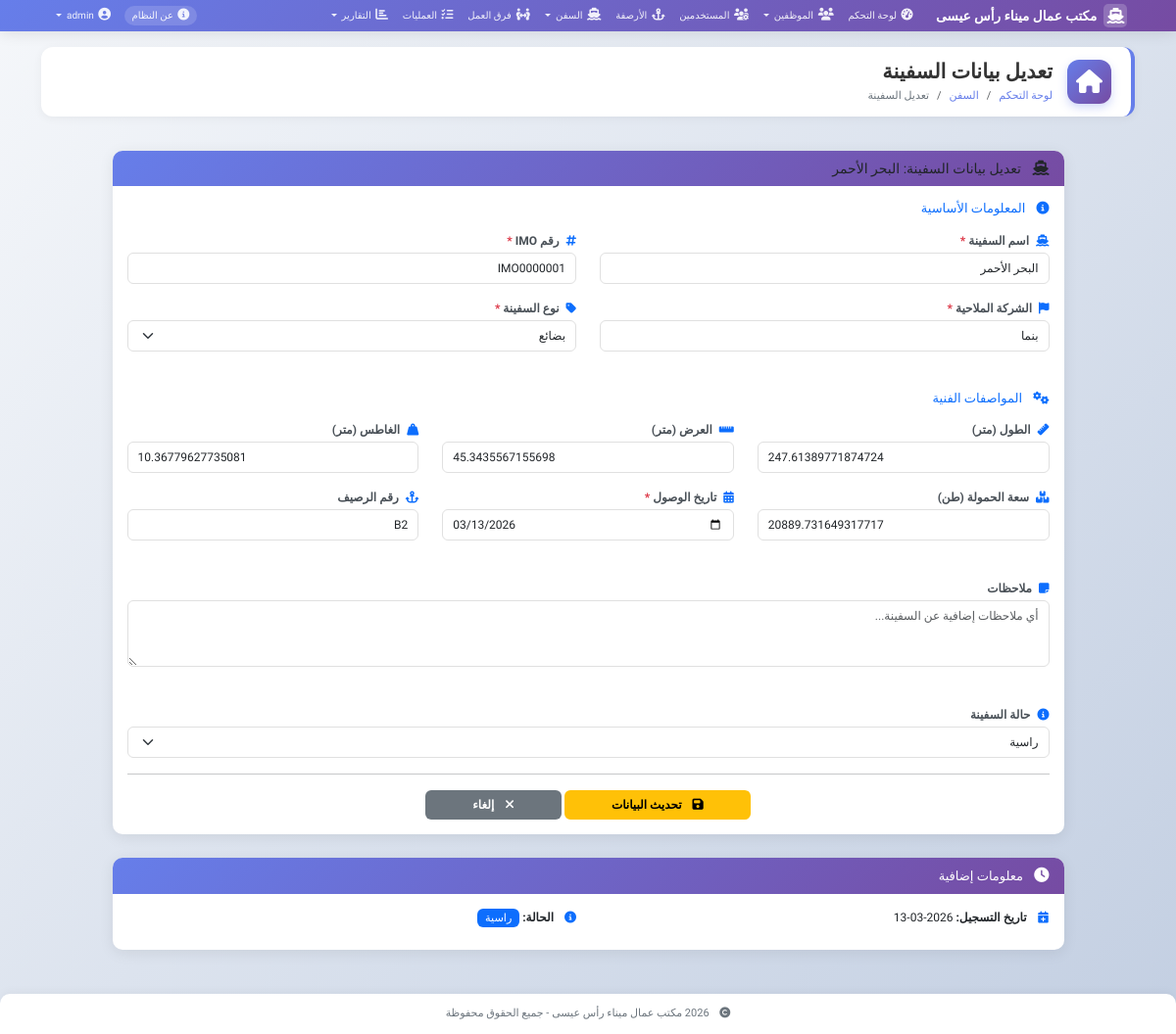
Page /ships/edit/1 (signed in) on the earlier database version.
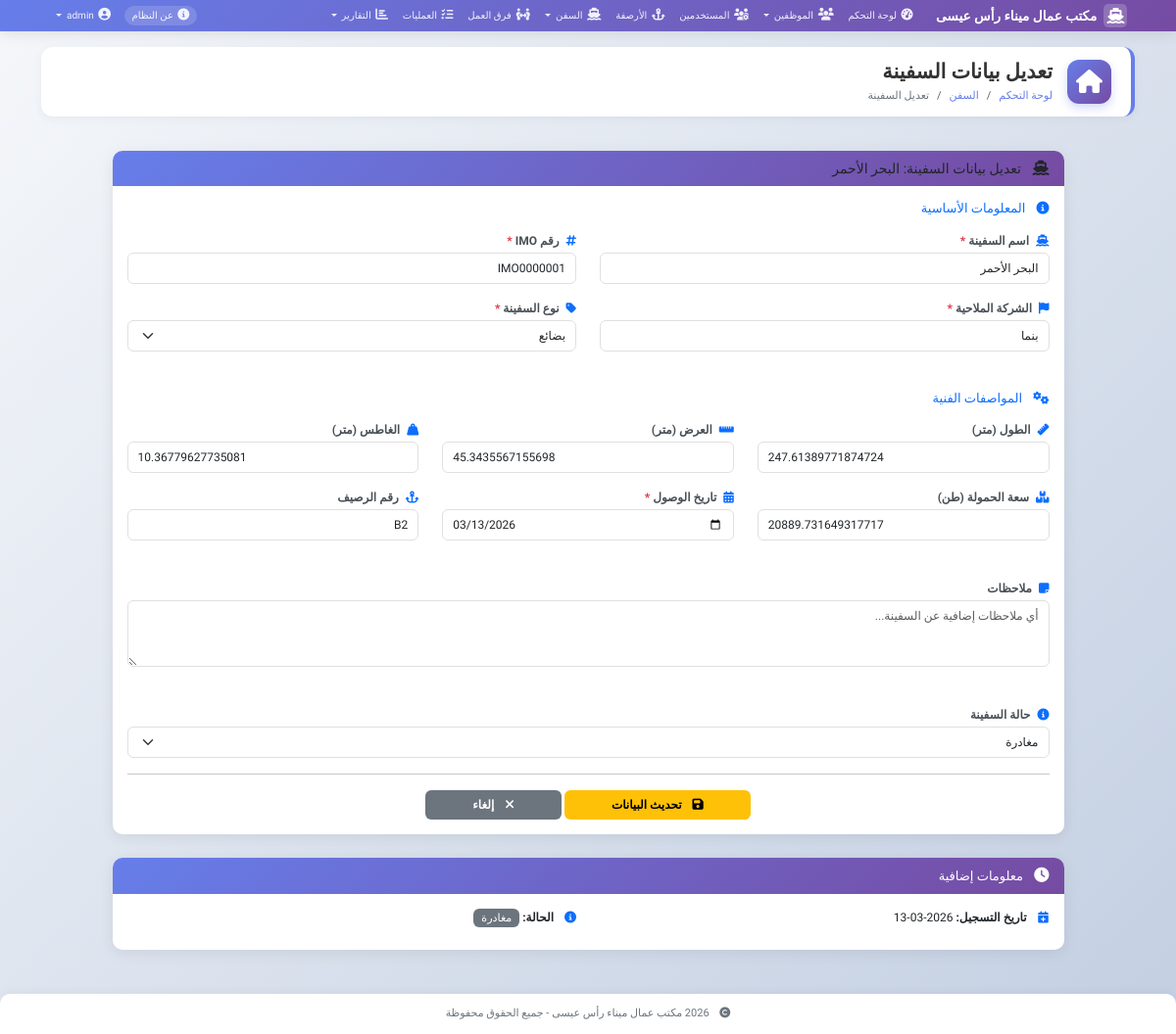
Same page on the later database version.
### models.py (models this page shows, shortened)
class Ship(db.Model):
    __tablename__ = 'ships'
    id = db.Column(db.Integer, primary_key=True)
    name = db.Column(db.String(100), nullable=False)
    imo_number = db.Column(db.String(20), unique=True, nullable=False)
    flag = db.Column(db.String(50), nullable=False)
    ship_type = db.Column(db.String(50), nullable=False)
    length = db.Column(db.Float)
    width = db.Column(db.Float)
    draft = db.Column(db.Float)
    cargo_capacity = db.Column(db.Float)
    arrival_date = db.Column(db.DateTime, nullable=False)
    departure_date = db.Column(db.DateTime)
    berth_number = db.Column(db.String(10))
    status = db.Column(db.String(20), default='arrived')
    notes = db.Column(db.Text)

### app.py (the view, shortened to what this page needs)
@app.route('/ships/edit/<int:id>', methods=['GET', 'POST'])
@login_required
@admin_required  # فقط المشرف يمكنه التعديل
def edit_ship(id):
    ship = Ship.query.get_or_404(id)
    form = ShipForm(obj=ship)
    return render_template('ships/edit.html', form=form, ship=ship)

### forms.py
class ShipForm(FlaskForm):
    name = StringField('اسم السفينة', validators=[DataRequired(), Length(max=100)])
    imo_number = StringField('رقم IMO', validators=[DataRequired(), Length(max=20)])
    flag = StringField('العلم', validators=[DataRequired(), Length(max=50)])
    ship_type = SelectField('نوع السفينة', choices=[
        ('cargo', 'بضائع'),
        ('tanker', 'ناقلة نفط'),
        ('container', 'حاويات'),
        ('passenger', 'ركاب'),
        ('other', 'أخرى')
    ])
    length = FloatField('الطول (متر)', validators=[Optional()])
    width = FloatField('العرض (متر)', validators=[Optional()])
    draft = FloatField('الغاطس (متر)', validators=[Optional()])
    cargo_capacity = FloatField('سعة الحمولة (طن)', validators=[Optional()])
    arrival_date = DateField('تاريخ الوصول', validators=[DataRequired()])
    berth_number = StringField('رقم الرصيف', validators=[Optional(), Length(max=10)])
    notes = TextAreaField('ملاحظات', validators=[Optional()])

### app.py (called while the page is built)
@app.context_processor
def inject_now():
    from datetime import datetime
    return {'now': datetime.now}

@login_manager.user_loader
def load_user(user_id):
    return User.query.get(int(user_id))

### templates/ships/edit.html (shortened to what the changed rows need)
{% extends "base.html" %}
{% block content %}
<div class="row">
    <div class="col-md-10 mx-auto">
        <div class="card">
            <div class="card-header bg-warning text-dark">
                <h5 class="mb-0">
                    <i class="fas fa-ship me-2"></i>
                    تعديل بيانات السفينة: {{ ship.name }}
                </h5>
            </div>
            <div class="card-body">
                <form method="POST" id="shipForm" class="needs-validation" novalidate>
                    <div class="row">
                        <div class="col-md-6 mb-3">
                            <label class="form-label">
                                <i class="fas fa-ship text-primary me-1"></i>
                                اسم السفينة <span class="text-danger">*</span>
                            </label>
                            {{ form.name(class="form-control", placeholder="أدخل اسم السفينة") }}
                        </div>
                        <div class="col-md-6 mb-3">
                            <label class="form-label">
                                <i class="fas fa-hashtag text-primary me-1"></i>
                                رقم IMO <span class="text-danger">*</span>
                            </label>
                            {{ form.imo_number(class="form-control", placeholder="مثال: IMO1234567") }}
                        </div>
                    </div>
                    <div class="row">
                        <div class="col-md-6 mb-3">
                            <label class="form-label">
                                <i class="fas fa-flag text-primary me-1"></i>
                                الشركة الملاحية <span class="text-danger">*</span>
                            </label>
                            {{ form.flag(class="form-control", placeholder="مثال: فالكون") }}
                        </div>
                        <div class="col-md-6 mb-3">
                            <label class="form-label">
                                <i class="fas fa-tag text-primary me-1"></i>
                                نوع السفينة <span class="text-danger">*</span>
                            </label>
                            {{ form.ship_type(class="form-select") }}
                        </div>
                    </div>
                    <div class="row mt-4">
                        <div class="col-md-4 mb-3">
                            <label class="form-label">
                                <i class="fas fa-ruler text-primary me-1"></i>
                                الطول (متر)
                            </label>
                            {{ form.length(class="form-control", placeholder="مثال: 250", type="number", step="0.1") }}
                        </div>
                        <div class="col-md-4 mb-3">
                            <label class="form-label">
                                <i class="fas fa-ruler-horizontal text-primary me-1"></i>
                                العرض (متر)
                            </label>
                            {{ form.width(class="form-control", placeholder="مثال: 40", type="number", step="0.1") }}
                        </div>
                        <div class="col-md-4 mb-3">
                            <label class="form-label">
                                <i class="fas fa-weight-hanging text-primary me-1"></i>
                                الغاطس (متر)
                            </label>
                            {{ form.draft(class="form-control", placeholder="مثال: 12", type="number", step="0.1") }}
                        </div>
                    </div>
                    <div class="row">
                        <div class="col-md-4 mb-3">
                            <label class="form-label">
                                <i class="fas fa-boxes text-primary me-1"></i>
                                سعة الحمولة (طن)
                            </label>
                            {{ form.cargo_capacity(class="form-control", placeholder="مثال: 50000", type="number") }}
                        </div>
                        <div class="col-md-4 mb-3">
                            <label class="form-label">
                                <i class="fas fa-calendar-alt text-primary me-1"></i>
                                تاريخ الوصول <span class="text-danger">*</span>
                            </label>
                            {{ form.arrival_date(class="form-control", type="date") }}
                        </div>
                        <div class="col-md-4 mb-3">
                            <label class="form-label">
                                <i class="fas fa-anchor text-primary me-1"></i>
                                رقم الرصيف
                            </label>
                            {{ form.berth_number(class="form-control", placeholder="مثال: B1") }}
                        </div>
                    </div>
                    <div class="row mt-4">
                        <div class="col-12 mb-3">
                            <label class="form-label">
                                <i class="fas fa-sticky-note text-primary me-1"></i>
                                ملاحظات
                            </label>
                            {{ form.notes(class="form-control", rows="3", placeholder="أي ملاحظات إضافية عن السفينة...") }}
                        </div>
                    </div>
                    <div class="row mt-4">
                        <div class="col-12">
                            <label class="form-label">
                                <i class="fas fa-info-circle text-primary me-1"></i>
                                حالة السفينة
                            </label>
                            <select class="form-select" name="status">
                                <option value="berthed" {% if ship.status == 'berthed' %}selected{% endif %}>راسية</option>
                                <option value="departed" {% if ship.status == 'departed' %}selected{% endif %}>مغادرة</option>
                            </select>
                        </div>
                    </div>
                </form>
            </div>
        </div>
        <div class="card mt-4">
            <div class="card-body">
                <div class="row">
                    <div class="col-md-6">
                        <p class="mb-2">
                            <i class="fas fa-calendar-plus text-primary me-2"></i>
                            <strong>تاريخ التسجيل:</strong>
                            {{ ship.arrival_date.strftime('%Y-%m-%d') if ship.arrival_date else 'غير محدد' }}
                        </p>
                    </div>
                    <div class="col-md-6">
                        <p class="mb-2">
                            <i class="fas fa-info-circle text-primary me-2"></i>
                            <strong>الحالة:</strong>
                            {% if ship.status == 'arrived' %}
                                <span class="badge bg-success">واصلة</span>
                            {% elif ship.status == 'berthed' %}
                                <span class="badge bg-primary">راسية</span>
                            {% elif ship.status == 'departed' %}
                                <span class="badge bg-secondary">مغادرة</span>
                            {% endif %}
                        </p>
                    </div>
                </div>
            </div>
        </div>
    </div>
</div>
{% endblock %}

Differences in the rows shown:
changed Ship "البحر الأحمر": status "راسية" → "مغادرة"
Other differences:
text no longer shown: "راسية"
text now shown: "مغادرة"
